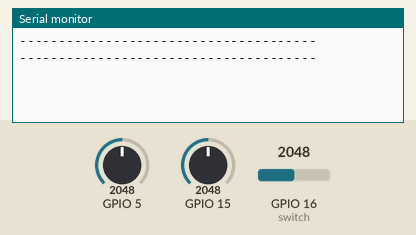
Simulated run of this sketch. Board: ESP32. On the bench: the last lines printed to the serial monitor. Inputs (shaded band) come from the test bench; at power-on: GPIO 5 = 2048, GPIO 15 = 2048, GPIO 16 (switch) = 2048.

Above: at 1.2 s.
1.3 s: GPIO 5 set to 3040
At 2.8 s:
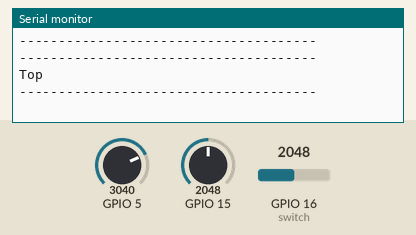
4.5 s: GPIO 15 set to 3040
At 5.7 s:
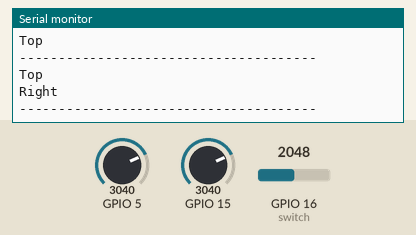
7.5 s: GPIO 16 (switch) set to 0
At 8.8 s:
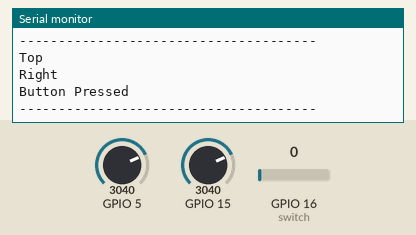
10.5 s: GPIO 5 set to 960
13.5 s: GPIO 15 set to 960
At 14.9 s:
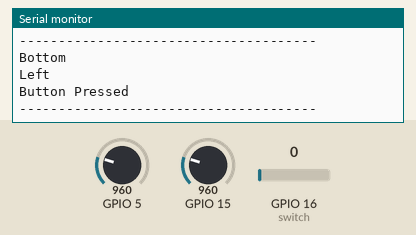

Measured:
- after the input at 1.3 s, the serial monitor: prints a new line after 0.70 s (image 1)
- after the input at 4.5 s, the serial monitor: prints a new line after 0.50 s (image 2)
- after the input at 7.5 s, the serial monitor: prints a new line after 0.51 s (image 3)
- after the input at 13.5 s, the serial monitor: prints a new line after 0.54 s (image 4)

The sketch:

Joystick.ino
```cpp
void setup()
{
Serial.begin(9600);

}


void loop()
{

    if (analogRead(5) > 3000) {     //X in pin 5
      Serial.println("Top");

    }
    if (analogRead(5) < 1000) {
      Serial.println("Bottom");

    }
    if (analogRead(15) > 3000) {     //Y in pin 15
      Serial.println("Right");

    }
    if (analogRead(15) < 1000) {
      Serial.println("Left");

    }
    if (!analogRead(16)) {      //switch in pin 16
      Serial.println("Button Pressed");

    }
    Serial.println("--------------------------------------");
    delay(1000);

}
```
